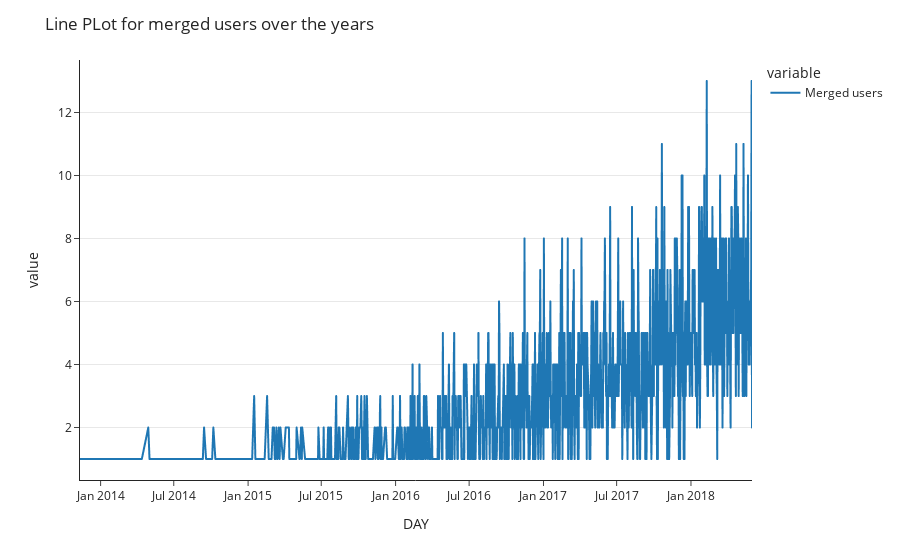

Notebook code cell kept with this figure:
### Code cell
title='Line PLot for merged users over the years'
line_plot(x='DAY',y=['merged_users'],df=merged_at,title=title)

### Figure 1 — Plotly figure (JSON) as saved in the notebook; plotly's stock layout.template omitted (floating-point values rounded to 4 significant figures; data arrays with more than 128 entries replaced by an {"elided": "..."} marker saying what was removed)
{"data": [{"hovertemplate": "variable=merged_users<br>DAY=%{x}<br>value=%{y}<extra></extra>", "legendgroup": "merged_users", "line": {"color": "#1F77B4", "dash": "solid"}, "marker": {"symbol": "circle"}, "mode": "lines", "name": "Merged users", "showlegend": true, "x": {"elided": "1043 str values"}, "xaxis": "x", "y": {"elided": "1043 int values"}, "yaxis": "y", "type": "scattergl"}], "layout": {"xaxis": {"anchor": "y", "domain": [0, 1], "title": {"text": "DAY"}}, "yaxis": {"anchor": "x", "domain": [0, 1], "title": {"text": "value"}, "tickprefix": "", "showgrid": true}, "legend": {"title": {"text": "variable"}, "tracegroupgap": 0}, "margin": {"t": 60}, "title": {"text": "Line PLot for merged users over the years"}}}
